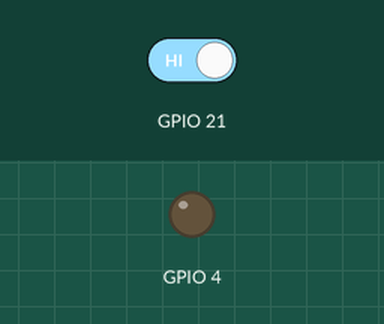
This program was run on a simulated ESP32-S3. Shown: output pins drawn as LEDs (lit = HIGH). Inputs (shaded band) come from the test bench; at power-on: GPIO 21 HIGH.

Above: at 1.2 s.
1.3 s: GPIO 21 driven LOW
At 2.5 s:
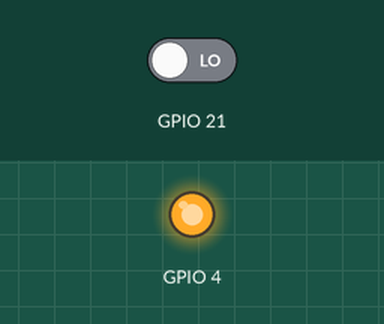
2.8 s: GPIO 21 driven HIGH
At 3.6 s:
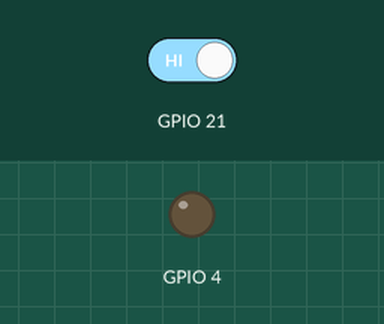
Timing chart, 0 to 5.8 s (numbered marks = the images above; inputs shaded):
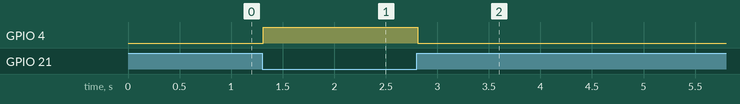

The program:

main.cpp
```cpp
#include <Arduino.h>

unsigned long tempoDebounce = 10;
int estadoEstavel = HIGH;
int ultimoEstadoBruto = HIGH;
unsigned long tempoUltimaMudanca = 0;

void setup() {
  pinMode(21, INPUT);
  pinMode(4, OUTPUT);
}

/*
void loop() {
  if(digitalRead(21) == LOW){
    digitalWrite(4, HIGH);
  } else {
    digitalWrite(4, LOW);
  }
}
sem debounce
*/

void loop(){
  int estadoBruto = digitalRead(21);

  if(estadoBruto != ultimoEstadoBruto){
    tempoUltimaMudanca = millis(); //assim se mudar vai reiniciar a contagem
    ultimoEstadoBruto = estadoBruto;
  }

  if(millis() - tempoUltimaMudanca >= tempoDebounce){
    if(estadoBruto != estadoEstavel){
      estadoEstavel = estadoBruto;

      if(estadoEstavel == LOW){
        digitalWrite(4, HIGH);
      } else {
        digitalWrite(4, LOW);
      }
    }
  }
}
```

Measured:
- after the input at 1.3 s, GPIO 4: LOW → HIGH at once
- after the input at 2.8 s, GPIO 4: HIGH → LOW at once
